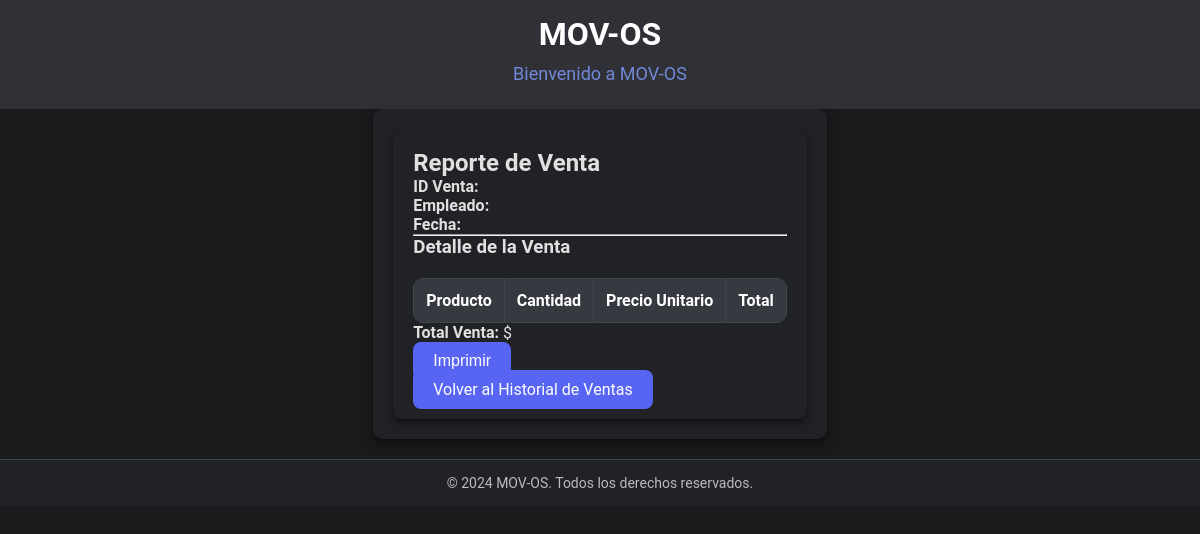
Before: /reports/sales/34/ (signed in) with the older database file.
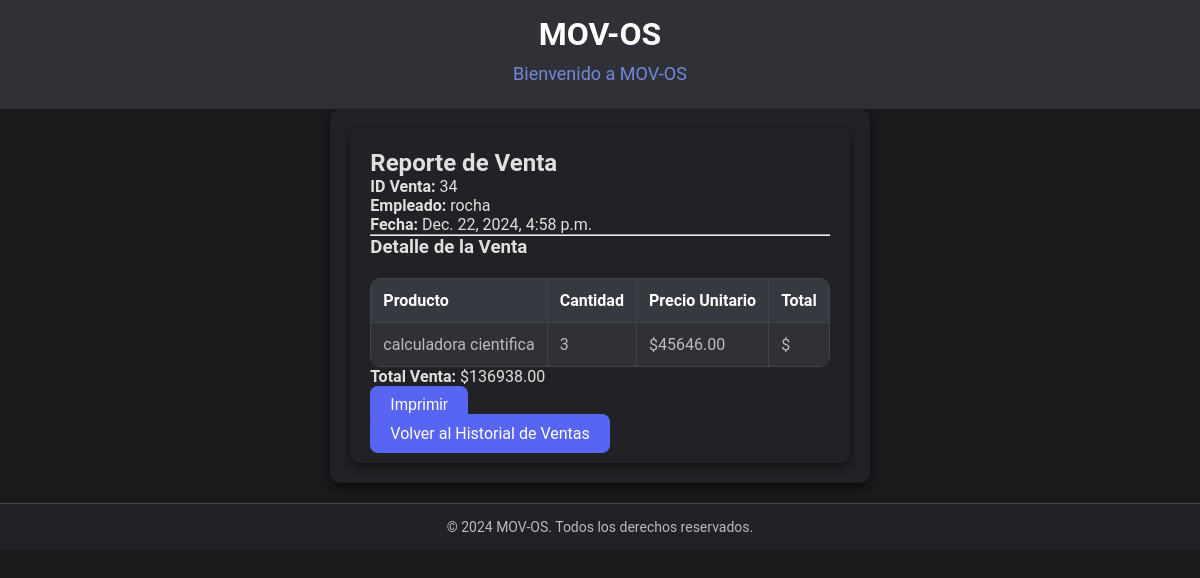
After: the same page with the newer database file.
### cashier/models.py (models this page shows, shortened)
class Venta(models.Model):
    empleado = models.ForeignKey(settings.AUTH_USER_MODEL, on_delete=models.CASCADE)
    fecha = models.DateTimeField(auto_now_add=True)
    total = models.DecimalField(max_digits=10, decimal_places=2)
    tipo_venta = models.CharField(
        max_length=20,
        choices=[('boleta', 'Boleta Electrónica'), ('factura', 'Factura Electrónica')],
        default='boleta'
    )
    forma_pago = models.CharField(
        max_length=20,
        choices=[('efectivo', 'Efectivo'), ('debito', 'Tarjeta de Débito'), ('credito', 'Tarjeta de Crédito')],
        default='efectivo'
    )
    vuelto_entregado = models.DecimalField(max_digits=10, decimal_places=2, default=0.00)  # Nuevo campo

class VentaDetalle(models.Model):
    venta = models.ForeignKey(Venta, related_name='detalles', on_delete=models.CASCADE)
    producto = models.ForeignKey(Product, on_delete=models.CASCADE, related_name='ventadetalles_cashier')
    cantidad = models.PositiveIntegerField()
    precio_unitario = models.DecimalField(max_digits=10, decimal_places=2)

### auth_app/models.py (models this page shows, shortened)
class User(AbstractUser):
    is_admin = models.BooleanField(default=False)
    is_employee = models.BooleanField(default=True)

### products/models.py (models this page shows, shortened)
class Product(models.Model):
    producto_id = models.CharField(max_length=20, unique=True, default="default_id")  # ID único del producto
    nombre = models.CharField(max_length=255)  # Nombre del producto
    codigo_barras = models.CharField(max_length=50, unique=True, null=True, blank=True)  # Código de barras
    descripcion = models.TextField(null=True, blank=True)  # Descripción del producto
    precio_compra = models.DecimalField(max_digits=10, decimal_places=2, null=True, blank=True)  # Precio de compra
    precio_venta = models.DecimalField(max_digits=10, decimal_places=2)  # Precio de venta
    cantidad = models.IntegerField(default=0)  # Cantidad
    stock = models.IntegerField(default=0)  # Stock del producto

### reports/views.py (the view)
# urls.py: path('sales/<int:sale_id>/', views.sales_report, name='sales_report'),  # Reporte detallado
@login_required
def sales_report(request, sale_id):
    try:
        sale = get_object_or_404(Venta, id=sale_id)
        details = sale.detalles.all()
        return render(request, 'reports/sales_report.html', {'sale': sale, 'details': details})
    except Exception as e:
        return render(request, 'reports/sales_report.html', {
            'error': str(e),
            'sale': None,
            'details': None
        })

### reports/templates/reports/sales_report.html
{% extends 'base.html' %}
{% block content %}
<div class="container">
    <h2>Reporte de Venta</h2>
    <p><strong>ID Venta:</strong> {{ sale.id }}</p>
    <p><strong>Empleado:</strong> {{ sale.empleado.username }}</p>
    <p><strong>Fecha:</strong> {{ sale.fecha }}</p>
    <hr>
    <h3>Detalle de la Venta</h3>
    <table class="table">
        <thead>
            <tr>
                <th>Producto</th>
                <th>Cantidad</th>
                <th>Precio Unitario</th>
                <th>Total</th>
            </tr>
        </thead>
        <tbody>
            {% for detail in details %}
            <tr>
                <td>{{ detail.producto.nombre }}</td>
                <td>{{ detail.cantidad }}</td>
                <td>${{ detail.precio_unitario|floatformat:2 }}</td>
                <td>${{ detail.cantidad|floatformat:2|floatformat:2|add:detail.precio_unitario }}</td>
            </tr>
            {% endfor %}
        </tbody>
    </table>
    <p><strong>Total Venta:</strong> ${{ sale.total }}</p>
    <button onclick="window.print()" class="btn btn-primary">Imprimir</button>
    <br>
    <a href="{% url 'sales_history' %}" class="btn btn-secondary mt-3">Volver al Historial de Ventas</a>
</div>
{% endblock %}

Changed rows visible on the page:
added Venta: id "34", empleado.username "rocha", fecha "Dec. 22, 2024, 4:58 p.m.", total "136938.00"
added VentaDetalle: producto.nombre "calculadora cientifica", cantidad "3", precio_unitario "45646.00"
